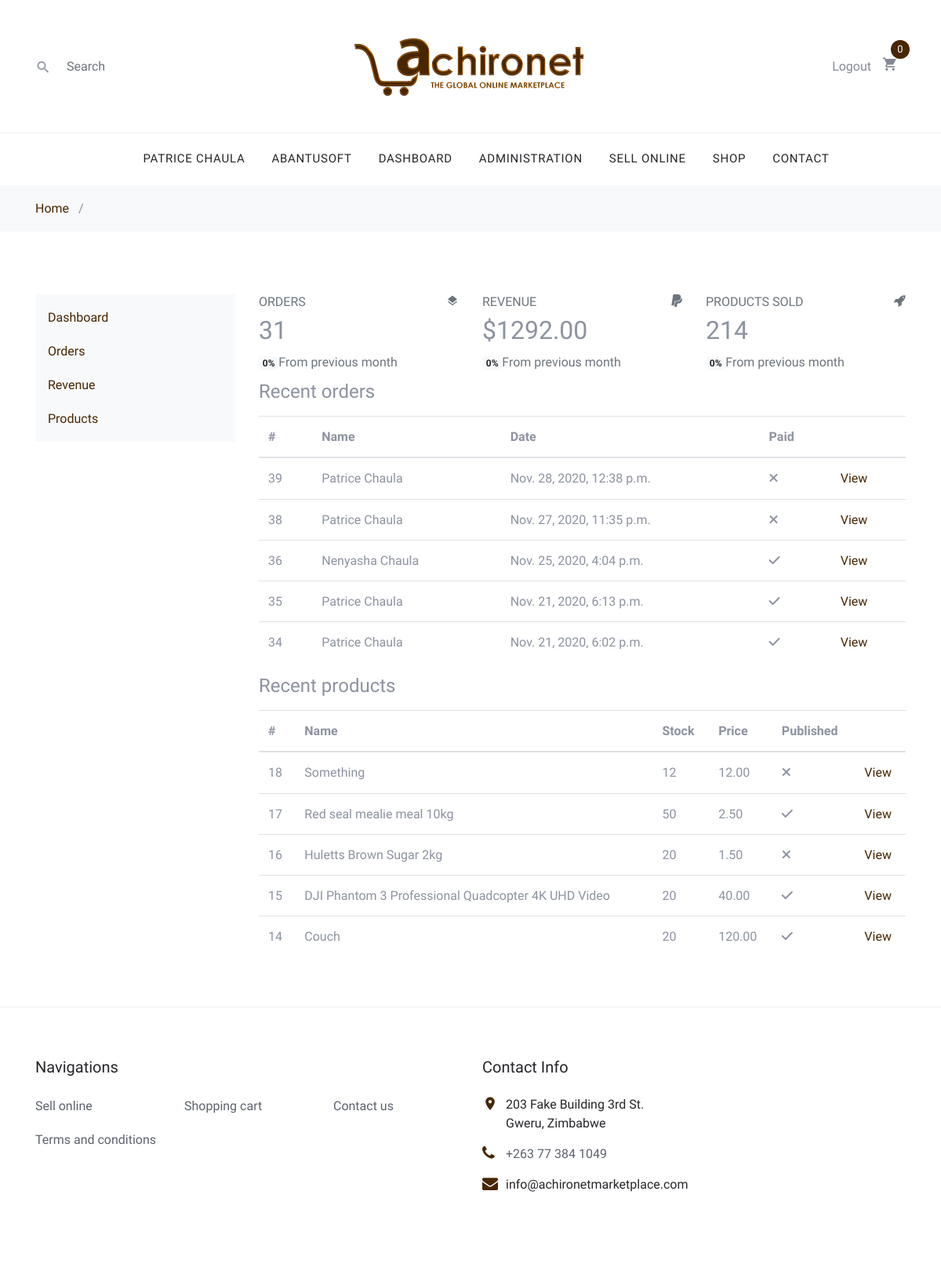
The app's page /sell/dashboard/ (signed in), older data.
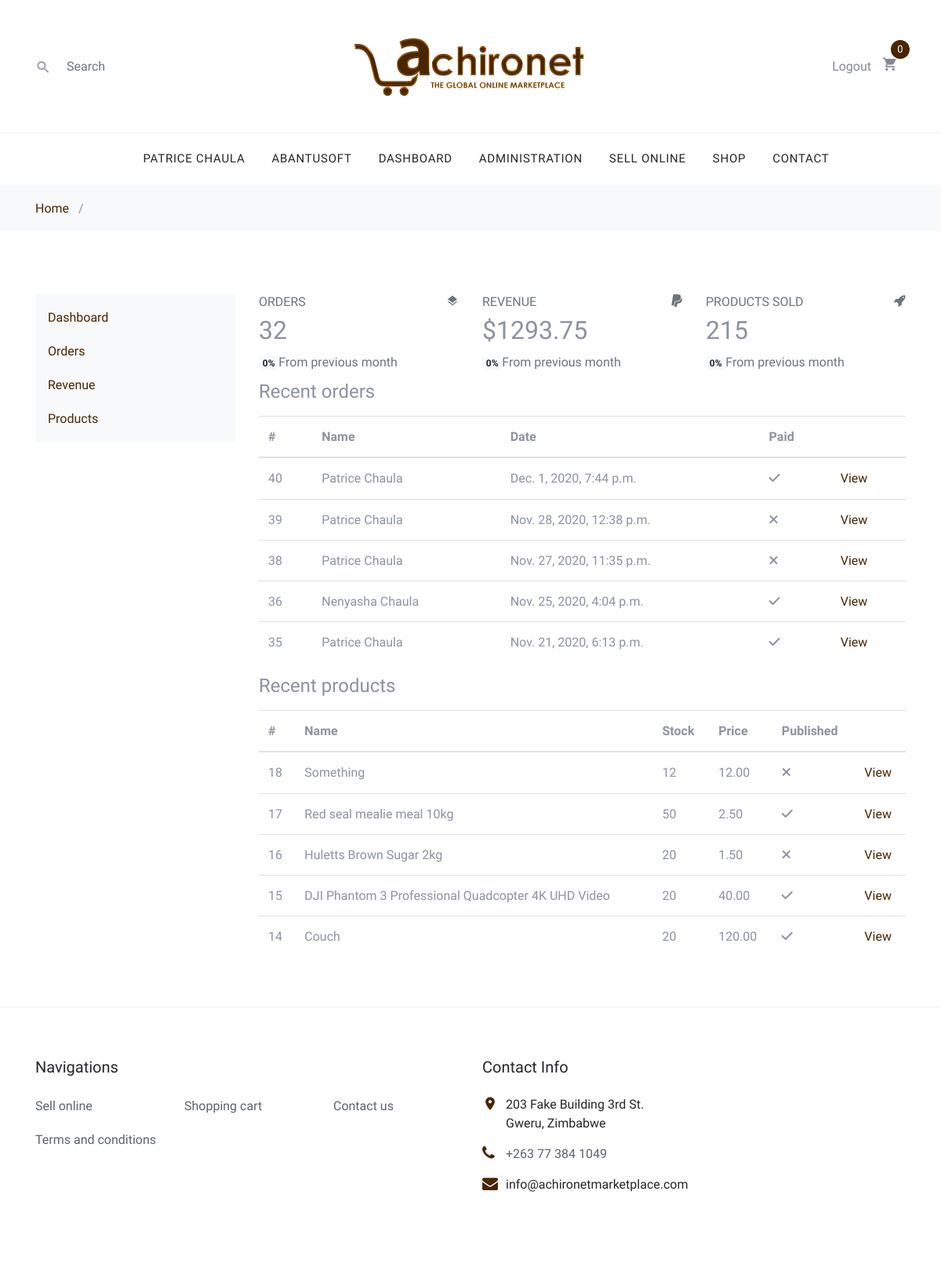
The same page, newer data.
### users/models.py (models this page shows)
class User(AbstractUser):
    is_seller = models.BooleanField('Seller status', default=False)

class Profile(models.Model):
    firstname = models.CharField(max_length=45)
    lastname = models.CharField(max_length=45)
    profile_picture = models.OneToOneField(
        "Photo", null=True, blank=True, on_delete=models.SET_NULL)
    user = models.OneToOneField(
        User, null=True, blank=True, on_delete=models.CASCADE)
    def __str__(self):
        return self.firstname + " " + self.lastname

class SellerProfile(models.Model):
    user = models.OneToOneField(
        User, null=True, blank=True, on_delete=models.CASCADE)
    tradename = models.CharField(max_length=45)
    firstname = models.CharField(max_length=45)
    lastname = models.CharField(max_length=45)
    company_name = models.CharField(max_length=90, blank=True)
    website = models.URLField(max_length=200, blank=True)
    phone_number = PhoneNumberField()
    email = models.EmailField(max_length=254)
    city = models.CharField(max_length=45)
    country = models.CharField(max_length=90)
    state = models.CharField(max_length=90)
    address = models.CharField(max_length=255)
    bank_account = models.CharField(max_length=12)
    review_group = models.ForeignKey(
        'RequestReviewGroup', null=True, blank=True, on_delete=models.SET_NULL)
    brand_logo = models.OneToOneField(
        "Photo", null=True, blank=True, on_delete=models.SET_NULL)
    created = models.DateTimeField(auto_now_add=True)
    def __str__(self):
        return self.tradename

### sell/models.py (models this page shows, shortened)
class Revenue(models.Model):
    month = models.CharField(max_length=45)
    products_sold = models.IntegerField()
    sales = models.DecimalField(max_digits=10, decimal_places=2)
    seller = models.ForeignKey(
        SellerProfile, related_name="sales", on_delete=models.CASCADE)
    created = models.DateTimeField(auto_now_add=True)
    year = models.CharField(max_length=4)
    paid = models.BooleanField(default=False)

### order/models.py (models this page shows, shortened)
class Order(models.Model):
    created = models.DateTimeField(auto_now_add=True)
    updated = models.DateTimeField(auto_now=True)
    paid = models.BooleanField(default=False)
    profile = models.ForeignKey(
        Profile, related_name='orders', on_delete=models.SET_NULL, blank=True, null=True)
    seller = models.ManyToManyField(SellerProfile, related_name='customer_orders', blank=True)
    payment = models.ForeignKey('Payment', on_delete=models.SET_NULL, blank=True, null=True)
    class Meta:
        ordering = ('-created',)

### shop/models.py (models this page shows, shortened)
class Product(models.Model):
    objects = ProductQuerySet.as_manager()
    category = models.ForeignKey(Category, related_name='products',
                                 on_delete=models.CASCADE)
    name = models.CharField(max_length=200, db_index=True)
    slug = models.SlugField(max_length=200, db_index=True)
    image = models.ImageField(upload_to='products/%Y/%m/%d', blank=True)
    description = models.TextField(max_length=500)
    price = models.DecimalField(max_digits=10, decimal_places=2)
    available = models.BooleanField(default=True)
    published = models.BooleanField(default=False)
    created = models.DateTimeField(auto_now_add=True)
    updated = models.DateTimeField(auto_now=True)
    stock = models.IntegerField()
    seller = models.ForeignKey(
        SellerProfile, related_name='stock', on_delete=models.CASCADE, null=True)
    class Meta:
        ordering = ('name',)
        index_together = (('id', 'slug'),)

### sell/views.py (the view)
# urls.py: path("", views.dashboard, name="dashboard"),
@login_required(login_url="/accounts/login")
def dashboard(request):
    context = {}
    orders = request.user.sellerprofile.customer_orders.all().order_by(
        '-created')[:5]
    context['orders'] = orders
    context['order_count'] = request.user.sellerprofile.customer_orders.all().count()
    products = request.user.sellerprofile.stock.all().order_by('-created')[:5]
    context['products'] = products
    latest = None
    try:
        latest = request.user.sellerprofile.sales.latest('created')
    except Revenue.DoesNotExist:
        today = datetime.now()
        latest = Revenue.objects.create(
            month=MONTHS[today.month],
            products_sold=0,
            sales=0,
            seller=request.user.sellerprofile,
            year=str(today.year)
        )
    context['latest'] = latest
    return render(request, "sell/dashboard.html", context)

### sell/templates/sell/dashboard.html (shortened to what this page needs)
{% extends "./base.html" %}
{% load static %}
{% load crispy_forms_tags %}
{% block content %}
<div class="container">
    <div class="row py-5">
        <div class="col-md-3">
            {% include "./components/side_nav.html" %}
            <br>
        </div>
        <div class="col-md-9">
            <div class="row">
                <div class="col-sm-4">
                    <div class="card-box tilebox-one"><i class="icon-layers float-right text-muted"></i>
                        <h6 class="text-muted text-uppercase mt-0">Orders</h6>
                        <h2 class="" data-plugin="counterup">{{order_count}}</h2><span class="badge badge-light">0% </span><span class="text-muted">From previous month</span></div>
                </div>
                <div class="col-sm-4">
                    <div class="card-box tilebox-one"><i class="icon-paypal float-right text-muted"></i>
                        <h6 class="text-muted text-uppercase mt-0">Revenue</h6>
                        <h2 class="">$<span data-plugin="counterup">{{latest.sales}}</span></h2><span class="badge badge-light">0% </span><span class="text-muted">From previous month</span></div>
                </div>
                <div class="col-sm-4">
                    <div class="card-box tilebox-one"><i class="icon-rocket float-right text-muted"></i>
                        <h6 class="text-muted text-uppercase mt-0">Products Sold</h6>
                        <h2 class="" data-plugin="counterup">{{latest.products_sold}}</h2><span class="badge badge-light">0% </span><span class="text-muted">From previous month</span></div>
                </div>
            </div>
            <div class="card-box" style="margin-top:10px">
                <h4 class="header-title mb-3">Recent orders</h4>
                <div class="table-responsive">
                    <table class="table">
                        <thead>
                            <tr>
                                <th>#</th>
                                <th>Name</th>
                                <th>Date</th>
                                <th>Paid</th>
                                <th>&nbsp;</th>
                            </tr>
                        </thead>
                        <tbody>
                            {% for order in orders %}
                            <tr>
                                <td>{{order.pk}}</td>
                                <td>{{order.profile.firstname}} {{order.profile.lastname}} </td>
                                <td>{{order.created}}</td>
                                <td><span class="label label-info">
                                   {% if order.paid %}
                                   <i class="fas fa-check"></i>
                                   {% else %}
                                   <i class="fas fa-times"></i>
                                   {% endif %}
                                </span></td>
                                <td><a href="{% url 'sell:order_view' order.pk %}">View</a></td>
                            </tr>
                            {% endfor %}
                        </tbody>
                    </table>
                </div>
            </div>
            <div class="card-box">
                <h4 class="header-title mb-3">Recent products</h4>
                <div class="table-responsive">
                    <table class="table">
                        <thead>
                            <tr>
                                <th>#</th>
                                <th>Name</th>
                                <th>Stock</th>
                                <th>Price</th>
                                <th>Published</th>
                                <th>&nbsp;</th>
                            </tr>
                        </thead>
                        <tbody>
                            <tr>
                                {% for product in products %}
                                <td>{{product.pk}}</td>
                                <td>{{product.name}}</td>
                                <td>{{product.stock}}</td>
                                <td>{{product.price}}</td>
                                <td><span class="label label-info">
                                    {% if product.published %}
                                    <i class="fas fa-check"></i>
                                    {% else %}
                                    <i class="fas fa-times"></i>
                                    {% endif %}
                                </span></td>
                                <td><a href="{% url 'sell:product_view' product.pk %}">View</a></td>
                            </tr>
                            {% endfor %}
                        </tbody>
                    </table>
                </div>
            </div>
        </div>
    </div>
</div>
{% endblock %}

### shop/templates/shop/base/navbar.html (shortened to what this page needs)
{% load static %}
<header class="site-navbar" role="banner">
    <div class="site-navbar-top">
        <div class="container">
            <div class="row align-items-center">
                <div class="col-6 col-md-3 order-2 order-md-1 site-search-icon text-left">
                    <form action="{% url 'shop:search' %}" class="site-block-top-search">
                        <span class="icon icon-search2"></span>
                        <input type="search" name='q' class="form-control border-0" placeholder="Search">
                    </form>
                </div>
                <div class="col-12 mb-3 mb-md-0 col-md-6 order-1 order-md-2 text-center">
                    <div class="site-logo">
                        <a href="{% url 'shop:product_list' %}" class="js-logo-clone">
                          <img class="img-fluid" src="{% static 'images/logo.png' %}" />
                        </a>
                    </div>
                </div>
                <div class="col-6 col-md-3 order-3 order-md-3 text-right">
                    <div class="site-top-icons">
                        <ul>
                            {% if user.is_authenticated %}
                            <li><a href="{% url 'account_logout' %}"><span class="">Logout</span></a></li>
                            {% else %}
                            <li><a href="{% url 'account_login' %}"><span class="">Login</span></a></li>
                            <li><a href="{% url 'account_signup' %}"><span class="">Register</span></a></li>
                            {% endif %}
                            <li>
                                <a href="{% url 'cart:cart_detail' %}" class="site-cart">
                                    <span class="icon icon-shopping_cart"></span>
                                    <span class="count">
                                        {% with total_items=cart|length %}
                                            {% if cart|length > 0 %}
                                                {{ total_items|pluralize }}
                                            {% else %}
                                                0
                                            {% endif %}
                                        {% endwith %}
                                        </span>
                                </a>
                            </li>
                        </ul>
                    </div>
                </div>
            </div>
        </div>
    </div>
    <nav class="site-navigation text-right text-md-center" role="navigation">
        <div class="container">
            <ul class="site-menu js-clone-nav d-none d-md-block">
                {% if request.user.is_authenticated %}
                   {% if request.user.profile %}
                        <li><a href="{% url 'users:profile' request.user.profile.pk %}">
                        {{request.user.profile}}
                        </a></li>
                   {% endif %}
                   {% if request.user.sellerprofile %}
                        <li><a href="{% url 'users:seller-profile' request.user.sellerprofile.pk %}">
                          {{request.user.sellerprofile}}
                        </a>
                        </li>
                   {% endif %}
                {% endif %}
                {% if request.user.sellerprofile %}
                    <li><a href="{% url 'sell:dashboard' %}">Dashboard</a></li>
                {% endif %}
                {% if request.user.is_superuser %}
                    <li><a href="{% url 'achironet_admin:dashboard' %}">Administration</a></li>
                {% endif %}
                <li><a href="{% url 'shop:sell_online' %}">Sell online</a></li>
                <li><a href="{% url 'shop:product_list' %}">Shop</a></li>
                <li><a href="{% url 'shop:contact' %}">Contact</a></li>
            </ul>
        </div>
    </nav>
</header>

Row changes from the older to the newer data that the page shows:
no longer on this page (row unchanged): Order: pk "34", profile.firstname "Patrice", profile.lastname "Chaula", created "Nov. 21, 2020, 6:02 p.m.", paid True (drawn)
changed Revenue: sales "1292.00" → "1293.75"; products_sold "214" → "215"
added Order: pk "40", profile.firstname "Patrice", profile.lastname "Chaula", created "Dec. 1, 2020, 7:44 p.m.", paid True (drawn)
Text that changed along with them:
{{ order_count }}: "31" → "32"
